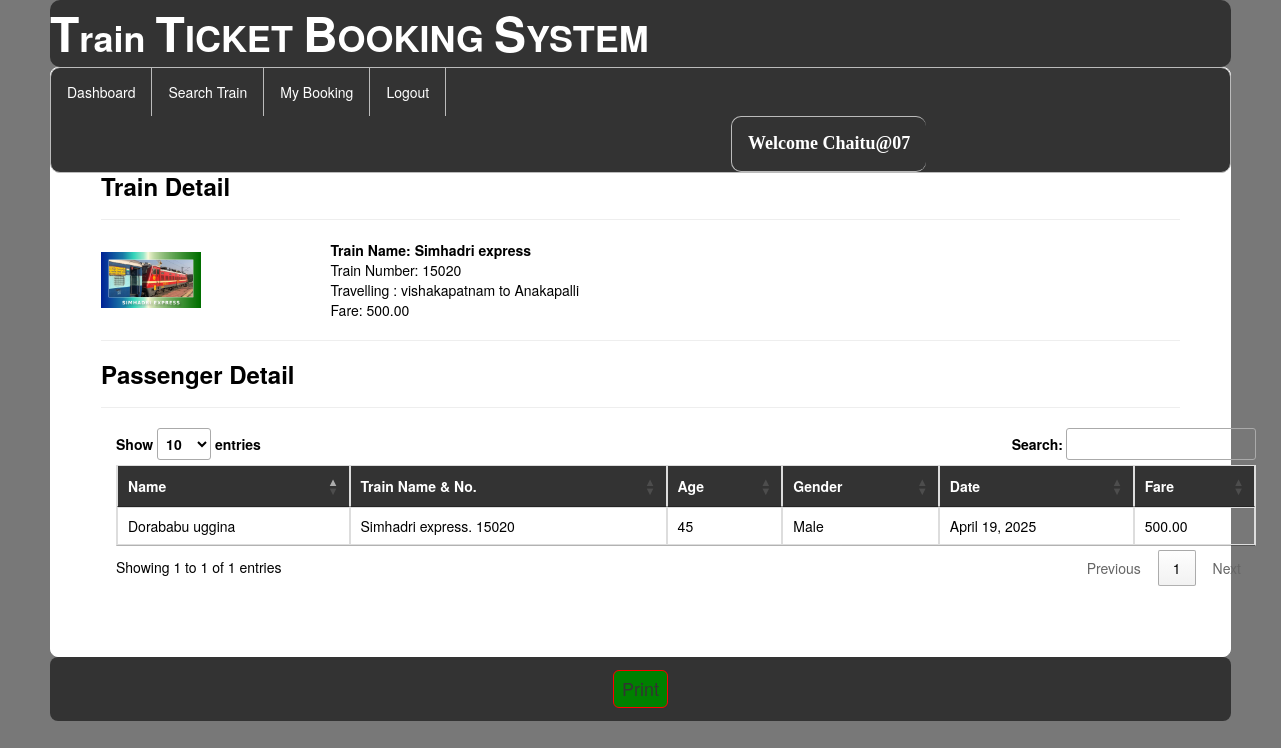
Page /view_ticket/14/ (signed in) on the committed database.
### railway/models.py (models this page shows, shortened)
class Book_ticket(models.Model):
    user = models.ForeignKey(User, on_delete=models.CASCADE)
    route = models.CharField(max_length=100)
    fare = models.DecimalField(max_digits=10, decimal_places=2)
    passenger = models.ForeignKey(Passenger, on_delete=models.CASCADE)
    date2 = models.DateField()

class Passenger(models.Model):
    user = models.ForeignKey(User, on_delete=models.CASCADE)
    train = models.ForeignKey(Add_Train, on_delete=models.CASCADE)
    route = models.CharField(max_length=100)
    name = models.CharField(max_length=100)
    age = models.IntegerField()
    gender = models.CharField(max_length=10)
    fare = models.DecimalField(max_digits=10, decimal_places=2)
    date1 = models.DateField()
    status = models.CharField(max_length=10, default='pending')

class Add_Train(models.Model):
    trainname=models.CharField(max_length=30,null=True)
    train_no=models.IntegerField(null=True)
    from_city=models.CharField(max_length=30,null=True)
    to_city=models.CharField(max_length=30,null=True)
    departuretime=models.CharField(max_length=30,null=True)
    arrivaltime=models.CharField(max_length=30,null=True)
    traveltime=models.CharField(max_length=100,null=True)
    distance=models.IntegerField(null=True)
    img=models.FileField(null=True)

### railway/views.py (the view)
# urls.py: path('view_ticket/<int:pid>/',view_ticket, name="view_ticket"),
def view_ticket(request,pid):
    if not request.user.is_authenticated:
        return redirect('login')
    book = Book_ticket.objects.get(id=pid)
    d = {'book':book}
    return render(request,'view_ticket.html',d)

### templates/view_ticket.html (shortened to what this page needs)
{% extends 'navigation2.html' %}
{% load static %}
{% block b %}
<div id = "mydiv" style="color:Black;border:1px solid white;border-radius:8px;background-color:white;padding:50px">
    <h3><strong>Train Detail</strong></h3><hr>
    <table width="800">
        <tr>
            <td><img src="{{book.passenger.train.img.url}}" style="width:100px;height:70"></td>
            <td><b>Train Name: {{book.passenger.train.trainname}}</b><br>
                Train Number: {{book.passenger.train.train_no}}<br>
                Travelling : {{book.route}}<br>
                Fare: {{book.passenger.fare}}<br></td>
        </tr>
    </table>
            <hr><h3><strong>Passenger Detail</strong></h3><hr>
    <div class="container">
<table class="table table-bordered" id="myTable">
  <thead style="color:white;background-color:#333">
  <tr>
    <th>Name</th>
      <th>Train Name & No.</th>
      <th> Age</th>
    <th>Gender</th>
    <th>Date</th>
       <th>Fare</th>
  </tr>
  </thead>
   <tbody>
  <tr>
    <td>{{book.passenger.name}}</td>
    <td>{{book.passenger.train.trainname}}. {{book.passenger.train.train_no}}</td>
      <td>{{book.passenger.age}}</td>
      <td>{{book.passenger.gender}}</td>
      <td>{{book.passenger.date1}}</td>
      <td>{{book.passenger.fare}}</td>
  </tr>
    </tbody>
</table>
 </div><br>
</div>
<div style="text-align : center ; background-color:#333;border-radius:8px;padding-top:3px;padding-bottom:3px"><h4 style="color:white;">
    <button onclick = "printDiv()" style="background-color:green;border-radius:6px;border:1px solid red;padding:8px"><a href="#" style="color:#333">Print</a> </button></h4></div>
{% endblock %}

### templates/navigation2.html (shortened to what this page needs)
{% extends 'head.html' %}
{% load static %}
{% block body %}
<link rel = stylesheet href = "//cdn.datatables.net/1.10.19/css/jquery.dataTables.min.css">
<ul class="id2">
  <li class="id1"><a href="{% url 'dashboard' %}">Dashboard</a></li>
  <li class="id1"><a href="{% url 'search_train' %}">Search Train</a></li>
  <li class="id1"><a href="{% url 'my_booking' %}">My Booking</a></li>
  <li class="id1"><a href="{% url 'log_out' %}">Logout</a></li>
    <li class="id2" style="margin-left:680px"><a href="" style="color:white"><strong style="font-size:18px;font-family:cursive">Welcome {{request.user.username}}</strong></a></li>
</ul>
{% block b %}
{% endblock %}
{% endblock %}

### templates/navigation2.html (style rules this page uses)
.id2 { list-style-type: none; margin: 0; padding: 0; overflow: hidden; background-color: #333; border-radius:10px; border:1px solid #bbb; }
.id1 { float: left; border-right:1px solid #bbb; }
.id2 { float: left; border-left:1px solid #bbb; }
li:last-child { border-right: none; }
li a { display: block; color: white; text-align: center; padding: 14px 16px; text-decoration: none; }

### rows in the picture
Book_ticket: passenger.train.img (picture), passenger.train.trainname "Simhadri express", passenger.train.train_no "15020", route "vishakapatnam to Anakapalli", passenger.fare "500.00", passenger.name "Dorababu uggina", passenger.age "45", passenger.gender "Male", passenger.date1 "April 19, 2025"

### other values in the picture
{{ request.user.username }} "Chaitu@07"
